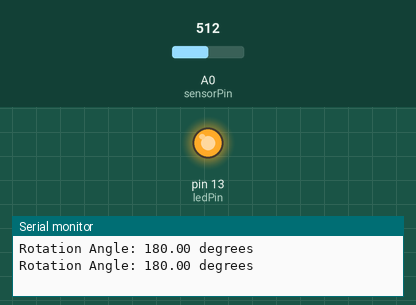
Simulated run of this sketch. Board: Arduino Uno, built with avr-gcc and run on an emulated ATmega328P. On the bench: output pins drawn as LEDs (lit = HIGH), the last lines printed to the serial monitor. Inputs (shaded band) come from the test bench; at power-on: A0 (sensorPin) = 512.

Above: at 1.8 s.
1.9 s: A0 (sensorPin) set to 530
At 2.4 s:
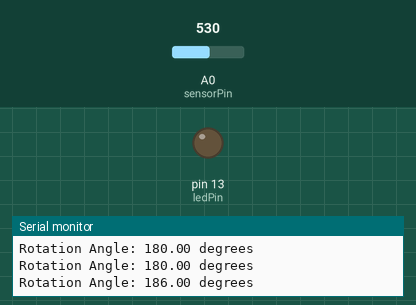
3.5 s: A0 (sensorPin) set to 511
At 5.2 s:
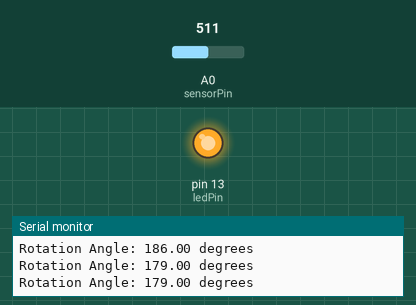
5.5 s: A0 (sensorPin) set to 716
At 6.8 s:
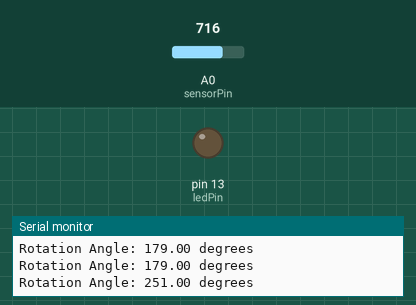
Timing chart, 0 to 8.5 s (numbered marks = the images above; inputs shaded):
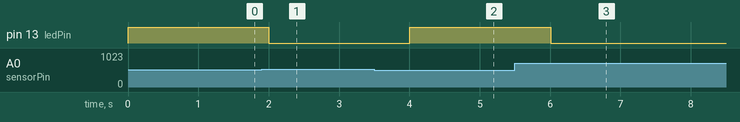

Measured:
- the behaviour switches between 514 and 515 on A0 (sensorPin) (found by bisection; images 0 and 1)
- after the input at 1.9 s, pin 13 (ledPin): HIGH → LOW after 0.10 s
- after the input at 3.5 s, pin 13 (ledPin): LOW → HIGH after 0.50 s
- after the input at 5.5 s, pin 13 (ledPin): HIGH → LOW after 0.51 s

The sketch:

glucose.ino
```cpp
const int sensorPin = A0;
const int ledPin = 13;

void setup() {
  Serial.begin(9600);
  pinMode(ledPin, OUTPUT);
}

void loop() {

  int sensorValue = analogRead(sensorPin);

  float rotationAngle = map(sensorValue, 0, 1023, 0, 360);

  Serial.print("Rotation Angle: ");
  Serial.print(rotationAngle);
  Serial.println(" degrees");

  if (rotationAngle > 180) {
    digitalWrite(ledPin, LOW);
  } else {
    digitalWrite(ledPin, HIGH);
  }

  delay(1000);
}
```
